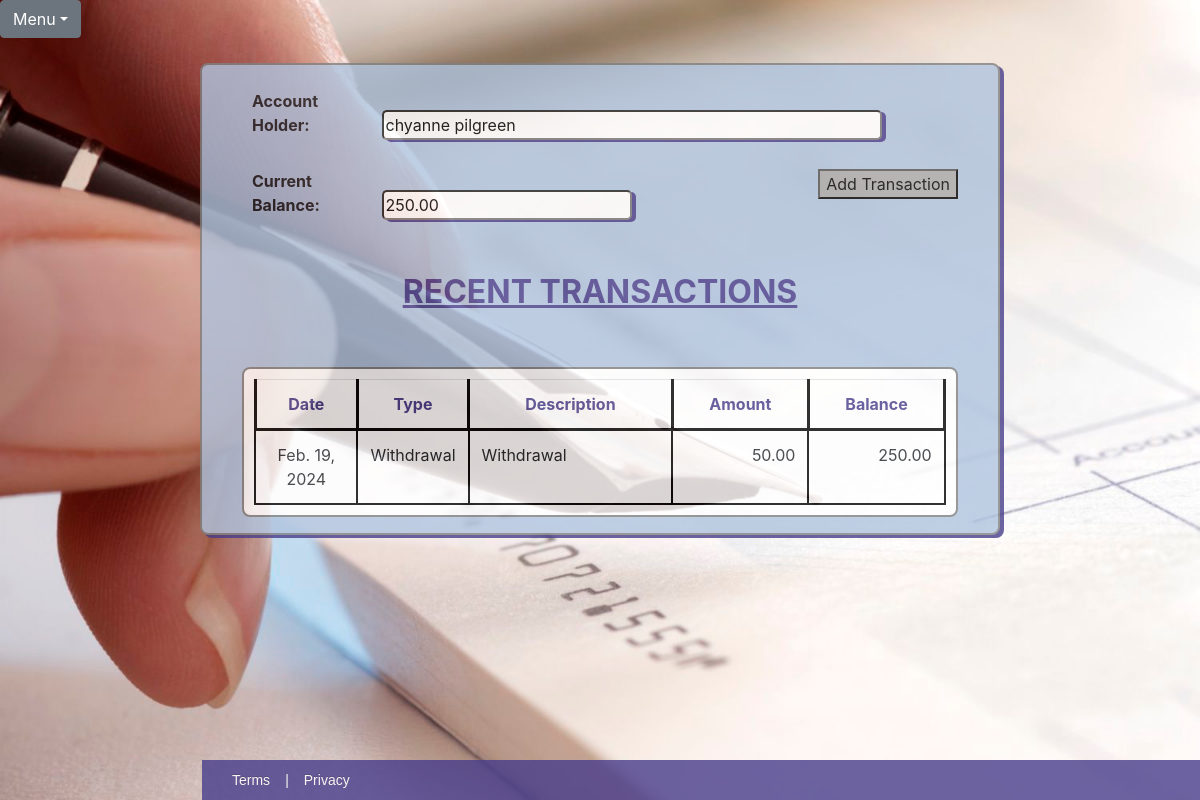
The page /1/balance/ on the database as committed earlier.
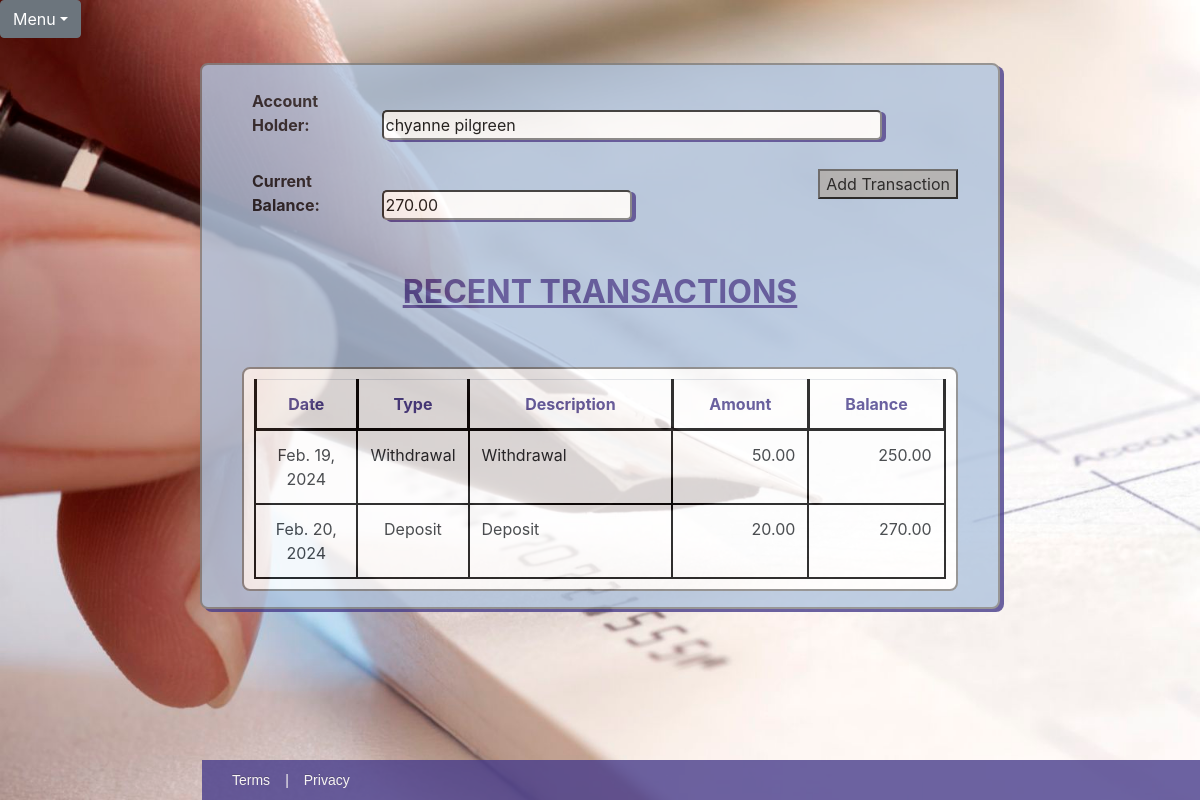
The same page on the database as committed later.
### Checkbook/models.py (models this page shows)
class Account(models.Model):
    first_name = models.CharField(max_length=50)
    last_name = models.CharField(max_length=50)
    initial_deposit = models.DecimalField(max_digits=15, decimal_places=2)
    Accounts = models.Manager()
    def __str__(self):
        return self.first_name + ' ' + self.last_name

class Transaction(models.Model):
    date = models.DateField()
    type = models.CharField(max_length=10, choices=TransactionTypes)
    amount = models.DecimalField(max_digits=15, decimal_places=2)
    description = models.CharField(max_length=100)
    account = models.ForeignKey(Account, on_delete=models.CASCADE)
    Transactions = models.Manager()

### Checkbook/views.py (the view)
# urls.py: path('balance/', views.balance, name='balance'),
def balance(request, pk):
    account = get_object_or_404(Account, pk=pk)
    transactions = Transaction.Transactions.filter(account=pk)
    current_total = account.initial_deposit
    table_contents = {}
    for t in transactions:
        if t.type == 'Deposit':
            current_total += t.amount
            table_contents.update({t: current_total})
        else:
            current_total -= t.amount
            table_contents.update({t: current_total})
    content = {'account': account, 'table_contents': table_contents, 'balance': current_total}
    return render(request, 'checkbook/BalanceSheet.html', content)

### Checkbook/templates/checkbook/BalanceSheet.html (shortened to what this page needs)
{% extends 'checkbook_base.html' %}
{% block content %}
			<div id="all-transactions-form">
				<form>
					<br>
					<label>Account Holder:</label>
					 <input id="accountHolder" type="text" name="accountHolder" value="{{ account }}" readonly>
					 <br><br>
					 <label>Current Balance:</label>
					 <input id="balance" type="text" name="currentBalance" value="{{ balance }}" readonly>
					 <button type="button"><a href="{% url 'transaction' %}">Add Transaction</a></button>
				</form>
				<br><br>
			</div>
			<h2>RECENT TRANSACTIONS</h2>
			<table class="table table-responsive" id ="transactions-table">
				<tr id="headerRow">
					<th>Date</th>
					<th>Type</th>
					<th>Description</th>
					<th>Amount</th>
					<th>Balance</th>
				</tr>
				{% for key, total in table_contents.items %}
				<tr>
					<td class="center">{{ key.date }}</td>
					<td class="center">{{ key.type }}</td>
					<td class="left">{{ key.description }}</td>
					<td class="right">{{ key.amount }}</td>
					<td class="right">{{ total }}</td>
				</tr>
				{% endfor %}
{% endblock %}

### Checkbook/templates/checkbook_base.html (shortened to what this page needs)
{% load static %}
<!DOCTYPE html>
<html lang="en">
	<head>
		<link rel="stylesheet" href="{% static '/CSS/CheckbookApp.css' %}">
		<link rel="stylesheet" href="https://stackpath.bootstrapcdn.com/bootstrap/4.3.1/css/bootstrap.min.css">
		<link rel="stylesheet" href="https://maxcdn.bootstrapcdn.com/font-awesome/4.7.0/css/font-awesome.min.css">
	</head>
	<header>
		<div class="JavaScriptDropdown">
			<div class="btn-group">
				<button type="button" class="btn btn-secondary dropdown-toggle" data-toggle="dropdown">Menu</button>
			</div>
		</div>
	</header>
	<body id="body">
		<div class="checkbook-container">
			{% block content %}{% endblock %}
			<br><br>
		</div>
		<section id="block-footer">
			<p id="footer-right"><a href="#">Terms</a>|<a href="#">Privacy</a></p>
			<p id="footer-left">&copy;2019 - Bluebird Banking</p>
		</section>
	</body>
</html>

### Checkbook/static/CSS/CheckbookApp.css (style rules this page uses)
html, body { height: cover; width: cover; }
body { font-family: Lucida Sans Unicode; text-align: center; background-image: url('../../static/images/CheckCalligraphyPen.jpg'); -webkit-background-size: cover; -moz-background-size: cover; -o-background-size: cover; background-size: cover; overflow: scroll; background-repeat: no-repeat; }
label { width: 125px; margin-left: 50px; font-weight: bold; opacity: initial; }
input, select { width: 500px; border-radius: 5px; box-shadow: 4px 2px darkslateblue; }
th { border: 3px solid black; }
tr td { height: 25px; border: 2px solid black; word-wrap: normal; vertical-align: top; width: auto; }
#headerRow { color: darkslateblue; text-align: center; }
.center { text-align: center; width: 15%; }
.left { padding-left: 10px; width: 30%; word-wrap: normal; }
.right { padding-right: 5px; width: 20%; text-align: right; }
.JavaScriptDropdown { position: relative; margin-top: 0; }
.checkbook-container { opacity: 0.8; position: relative; width: 800px; height: auto; border-radius: 8px; border: 2px solid gray; box-shadow: 4px 3px darkslateblue; margin-left: auto; margin-right: auto; margin-top: 25px; background-color: lightsteelblue; }
.checkbook-container h2 { color: darkslateblue; font-size: 32px; font-weight: bold; text-align: center; text-decoration: underline; }
#all-transactions-form { position: relative; }
#all-transactions-form button { background-color: darkgray; position: relative; right: 40px; float: right; }
#balance { width: 250px; }
#transactions-table { background-color:white; width: 90%; height: auto; margin-right: auto; margin-left: auto; padding: 10px; border: 2px solid gray; border-collapse: collapse; border-radius: 8px; table-layout: auto; float: center; position: relative; }
.checkbook-container button, .new-account-button { background-color: darkgray; display: block; margin-left: auto; margin-right: auto; }
button a, button a:hover { text-decoration: none; text-align: center; color:black; }
#block-footer { clear: both; display: flex; width: 100%; -moz-box-sizing: border-box; margin: 0 auto; background-color: darkslateblue; position: fixed; bottom: 0; height: 40px; }
#block-footer a, #block-footer p { flex: 1; color: white; padding: 15px 15px; font-size: 14px; line-height: 10px; font-family:'PT Sans', Arial, Helvetica, sans-serif; }
#footer-left { width: 40%; text-align: right; }
#block-footer { float:left; clear:both; width:100%; }
#block-footer a { color: white; text-shadow: 0 -1px 0 rgba(0, 0, 0, 0.25); text-decoration: none; outline: medium none; }

Rows that differ between the two databases and show on the page:
added Transaction: date "Feb. 20, 2024", type "Deposit", description "Deposit", amount "20.00", total "270.00"
Other text that changed with them:
form field currentBalance: "250.00" → "270.00"
